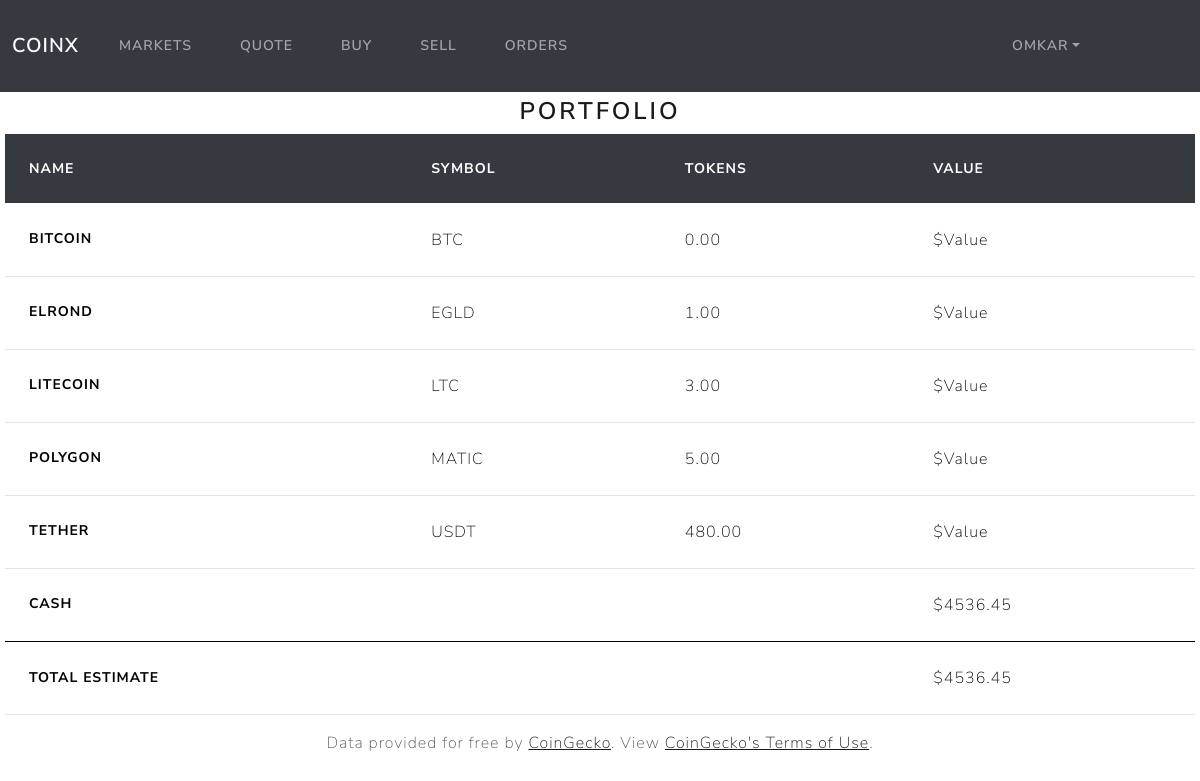
/portfolio (signed in), run on the app's committed database.
### exchange/models.py (models this page shows, shortened)
class User(AbstractUser):
    cash = models.DecimalField(max_digits=9, decimal_places=2, default=0)

class Portfolio(models.Model):
    user = models.ForeignKey(
        User,
        on_delete=models.CASCADE,
        related_name="portfolio_user"
    )
    symbol = models.CharField(max_length=10)
    name = models.CharField(max_length=100)
    tokens = models.DecimalField(max_digits=9, decimal_places=2)
    class Meta:
        ordering = ['name']

### exchange/views.py (the view)
# urls.py: path("portfolio", views.portfolio, name="portfolio"),
@login_required
def portfolio(request):
    user = request.user
    pf = Portfolio.objects.filter(user=User.objects.get(pk=user.id))
    coins = ""
    names = ""
    for x in pf:
        coin = x.symbol + ","
        coins += coin
        name = x.name + ","
        names += name
    if len(coins) > 0:
        coins = coins.rstrip(",")
        names = names.rstrip(",")
    else:
        coins = "Empty"
        names = "Empty"
    return render(request, "exchange/portfolio.html", {
        "portfolio": pf,
        "coins": coins,
        "names": names
    })

### exchange/templates/exchange/portfolio.html (shortened to what this page needs)
{% extends "exchange/layout.html" %}
{% load static %}
{% block style %}
    <link href="{% static 'exchange/extra.css' %}" rel="stylesheet">
{% endblock %}
{% block body %}
    <h3 class="text">Portfolio</h3>
    <table class="table table-hover">
        <thead>
          <tr class="table-dark">
            <th scope="col">Name</th>
            <th scope="col">Symbol</th>
            <th scope="col">Tokens</th>
            <th scope="col">Value</th>
          </tr>
        </thead>
        <tbody>
            {% for coin in portfolio %}
                <tr class="table-light">
                    <th scope="row">{{ coin.name }}</th>
                    <td>{{ coin.symbol|upper }}</td>
                    <td id="{{ coin.symbol }}-tokens">{{ coin.tokens }}</td>
                    <td id="{{ coin.symbol }}">$Value</td>
                </tr>
            {% endfor %}
            <tr class="table-light">
                <th scope="row">Cash</th>
                <td></td>
                <td></td>
                <td>$<span id="p-cash">{{ user.cash }}</span></td>
            </tr>
        </tbody>
        <tfoot>
            <tr class="table-secondary">
                <th scope="row">Total Estimate</th>
                <td></td>
                <td></td>
                <td id="p-total">${{ user.cash }}</td>
            </tr>
        </tfoot>
    </table>
{% endblock %}

### exchange/templates/exchange/layout.html (shortened to what this page needs)
{% load static %}
<!DOCTYPE html>
<html lang="en">
<head>
    {% block style %}{% endblock %}
    <link href="{% static 'exchange/bootstrap.min.css' %}" rel="stylesheet">
</head>
<body>
    <nav class="navbar navbar-expand-lg navbar-dark bg-dark">
        <div class="container-fluid">
          <a class="navbar-brand" style="font-weight: 700px;" href="{% url 'index' %}">CoinX</a>
          <div class="collapse navbar-collapse" id="navbarColor02">
            <ul class="navbar-nav">
              <li class="nav-item">
                <a class="nav-link" href="{% url 'index' %}">Markets</a>
              </li>
              <li class="nav-item">
                <a class="nav-link" href="{% url 'quote' %}">Quote</a>
              </li>
              {% if user.is_authenticated %}
                <li class="nav-item">
                    <a class="nav-link" href="{% url 'buy' %}">Buy</a>
                </li>
                <li class="nav-item">
                    <a class="nav-link" href="{% url 'sell' %}">Sell</a>
                </li>
                <li class="nav-item">
                    <a class="nav-link" href="{% url 'orders' %}">Orders</a>
                </li>
              {% endif %}
            </ul>
            <ul class="navbar-nav ms-md-auto">
              {% if user.is_authenticated %}
                <li class="nav-item dropdown" style="margin-right: 100px;">
                    <a class="nav-link dropdown-toggle" data-bs-toggle="dropdown" href="#" role="button" aria-haspopup="true" aria-expanded="false">{{ user.username }}</a>
                </li>
              {% endif %}
            </ul>
          </div>
        </div>
    </nav>
    <div class="body" style="margin: 5px;">
        {% block body %}
        {% endblock %}
    </div>
    <footer style="text-align: center;">
      <p>Data provided for free by <a class="footer" href="https://www.coingecko.com/en">CoinGecko</a>. View <a class="footer" href="https://www.coingecko.com/en/api_terms">CoinGecko's Terms of Use</a>.</p>
    </footer>
</body>
</html>

### exchange/static/exchange/extra.css (style rules this page uses)
.text { text-align: center; }

### data on the page
User: username "OMKAR", cash "4536.45"
Portfolio: name "BITCOIN", symbol "BTC", tokens "0.00"
Portfolio: name "ELROND", symbol "EGLD", tokens "1.00"
Portfolio: name "LITECOIN", symbol "LTC", tokens "3.00"
Portfolio: name "POLYGON", symbol "MATIC", tokens "5.00"
Portfolio: name "TETHER", symbol "USDT", tokens "480.00"
